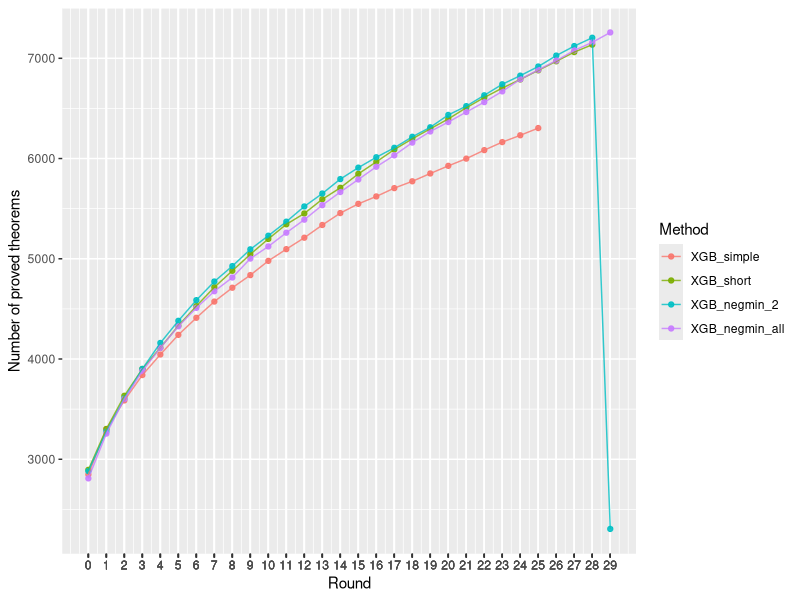
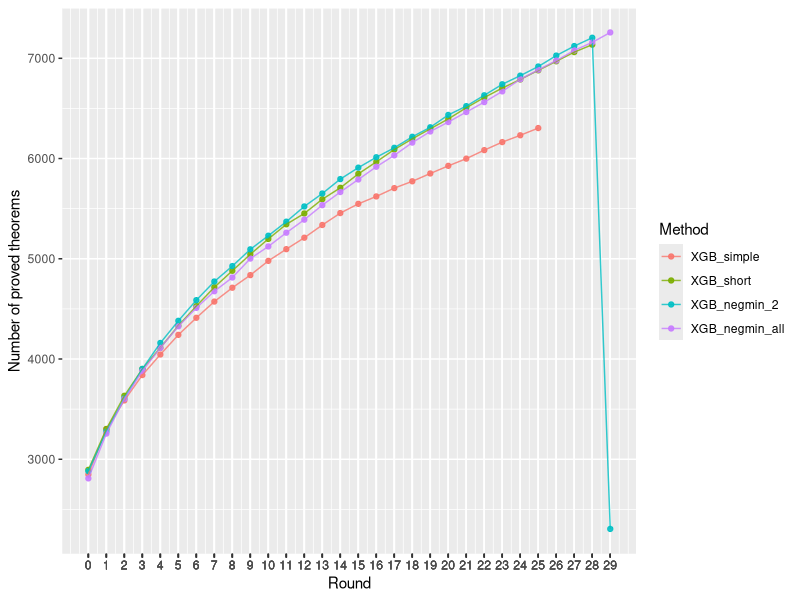

Reproduce these figures in R, in order.
library(ggplot2)
library(reshape)

#knn<-read.csv('data/adding_knn_mptp2078.csv', header=F)
simple<-read.csv('data/adding_simple_mptp2078_new.all.csv', header=F)
short<-read.csv('data/adding_short_mptp2078_new.all.csv', header=F)
#negmin_1<-read.csv('data/adding_negmin_1_mptp2078_new.all.csv', header=F)
negmin_2<-read.csv('data/adding_negmin_2_mptp2078_new.all.csv', header=F)
#negmin_rand<-read.csv('data/adding_negmin_rand_mptp2078_new.all.csv', header=F)
negmin_all<-read.csv('data/adding_negmin_all_mptp2078_new.all.csv', header=F)

print(simple)
print(short)
data<-data.frame(
	Round=seq(0,29),
#	kNN=knn[1:30,],
	XGB_simple=simple[simple$V1 > 2300,][1:30],
	XGB_short=short[short$V1 > 2300,][1:30],
#	XGB_negmin_1=negmin_1[1:30,],
	XGB_negmin_2=negmin_2[negmin_2$V1 > 2300,][1:30],
	XGB_negmin_all=negmin_all[negmin_all$V1 > 2300,][1:30]
#	XGB_negmin_rand=negmin_rand[1:30,]
	)

data_melt<-melt(data, c("Round"))
colnames(data_melt)<-c("Round", "Method", "Number of proved theorems")
print(data_melt)

ggplot(data_melt, aes(x=`Round`, y=`Number of proved theorems`)) +
	geom_point(aes(color=Method), alpha=0.9) +
	geom_line(aes(color=Method), alpha=0.8) +
	#scale_y_continuous(breaks=c(300,300,500,600,700,800,900,1000,1100)) +
	scale_x_continuous(breaks=data_melt$Round)
#	theme(axis.text.x=element_text(angle=30,hjust=1,vjust=1))
ggsave('addings_all.png', device='png', height=6, width=9, dpi=800)
